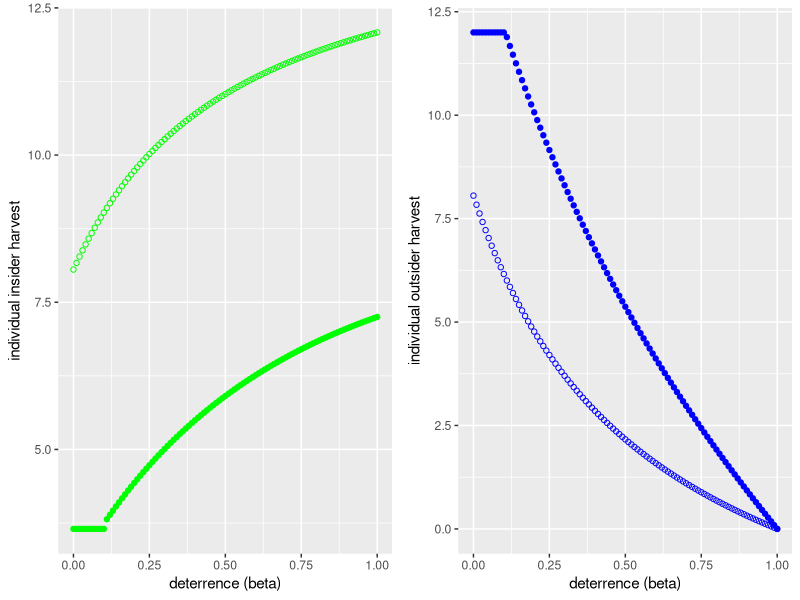
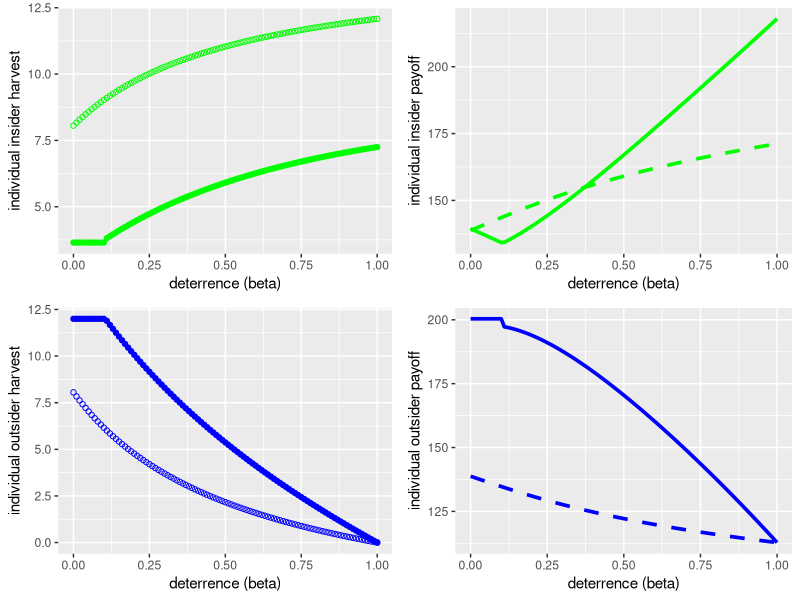

Write R code to recreate these figures, in order.
library(ggplot2)
library(gridExtra)
# define parameters
a = 31;
b = 0.4;
c = 2;
Ni = 5;
No = 3;
n = Ni + No; 
e = 12;
alpha = 1/3;
beta = seq(0,1,0.01)
t = 88.8

# data frame to collect benchmarks
benchmarks <- data.frame("deterrence" = beta)

# Cooperation ==== 
insiders_coop <- function(x){
  (a - c) / (b * Ni) *
    (
      ((No + 1) - No*(1 - x)*(1 - alpha*x)) 
        / 
      (2 * (No + 1) - No*(1 - x)*(1 - alpha*x))
    )
}
outsiders_coop <- function(x){
  (a - c) / (b * No) *
    (
      No*(1-x)
        / 
      (2 * (No + 1) - No*(1 - x)*(1 - alpha*x))
    )
}

# calculate harvests
benchmarks$in_c <- apply(benchmarks[1], 1, insiders_coop)
benchmarks$out_c <- apply(benchmarks[1], 1, outsiders_coop)
# impose constraints
benchmarks$out_c <- with(benchmarks, ifelse(out_c > e, e, out_c))
benchmarks$in_c <- with(benchmarks, ifelse(out_c == e, 3.65, in_c))

# Noncooperation ====
insiders_NONcoop <- function(x){
  (a - c) / (b*Ni) *
    (
      (Ni*(No+1) - No*(1-x)*(Ni - alpha*x)) 
      / 
        ((Ni+1)*(No+1) - No*(1-x)*(Ni - alpha*x))
    )
}
outsiders_NONcoop <- function(x){
  (a - c) / (b*No) *
    (
      (No*(1-x)) 
      / 
        ((Ni+1)*(No+1) - No*(1-x)*(Ni - alpha*x))
    )
}
# calculate harvests
benchmarks$in_nc <- apply(benchmarks[1], 1, insiders_NONcoop)
benchmarks$out_nc <- apply(benchmarks[1], 1, outsiders_NONcoop)

# Payoffs ====

payoff_in <- function(x,y,z) {
  t + c*(e - x) + 
    x*(a - b*((Ni*x) + (No*y))) - 
      ( (alpha*z*(a - c - b*(Ni*x))*(No*y)) / Ni)
}
payoff_out <- function(y,x) t + c*(e - y) + y*(a - b*((Ni*x) + (No*y)))

## cooperation
benchmarks$pi_in_c <- payoff_in(benchmarks$in_c, benchmarks$out_c, benchmarks$deterrence)
benchmarks$pi_out_c <- payoff_out(benchmarks$out_c, benchmarks$in_c)

## noncooperation
benchmarks$pi_in_nc <- payoff_in(benchmarks$in_nc, benchmarks$out_nc, benchmarks$deterrence)
benchmarks$pi_out_nc <- payoff_out(benchmarks$out_nc, benchmarks$in_nc)

# Visual ====

## harvest as a function of beta
# insiders
p.harvest.in <- ggplot(benchmarks, aes(x=deterrence, y=in_c)) + 
  geom_point(color="green") + 
  # noncoop
  geom_point(data = benchmarks, aes(x=deterrence,y=in_nc), color="green", shape=1) +
  xlab("deterrence (beta)") + ylab("individual insider harvest") 
# outsiders
p.harvest.out <- ggplot(benchmarks, aes(x=deterrence, y=out_c)) + 
  geom_point(color="blue") + 
  # noncoop
  geom_point(data = benchmarks, aes(x=deterrence,y=out_nc), color="blue", shape=1) +
  xlab("deterrence (beta)") + ylab("individual outsider harvest") 
# joint plot
grid.arrange(p.harvest.in, p.harvest.out, ncol=2)



## payoff as a function of beta

p.payoff.in <- ggplot(benchmarks, aes(x=deterrence, y=pi_in_c)) + 
  geom_line(color="green", size=1.25) + 
  # noncoop
  geom_line(data = benchmarks, aes(x=deterrence,y=pi_in_nc), color="green", linetype="dashed", size=1.25) +
  xlab("deterrence (beta)") + ylab("individual insider payoff") 


p.payoff.out <- ggplot(benchmarks, aes(x=deterrence, y=pi_out_c)) + 
  geom_line(color="blue", size=1.25) + 
  # noncoop
  geom_line(data = benchmarks, aes(x=deterrence,y=pi_out_nc), color="blue", linetype="dashed", size=1.25) +
  xlab("deterrence (beta)") + ylab("individual outsider payoff") 



## Joint plot
grid.arrange(p.harvest.in, p.payoff.in, p.harvest.out, p.payoff.out, ncol=2)
